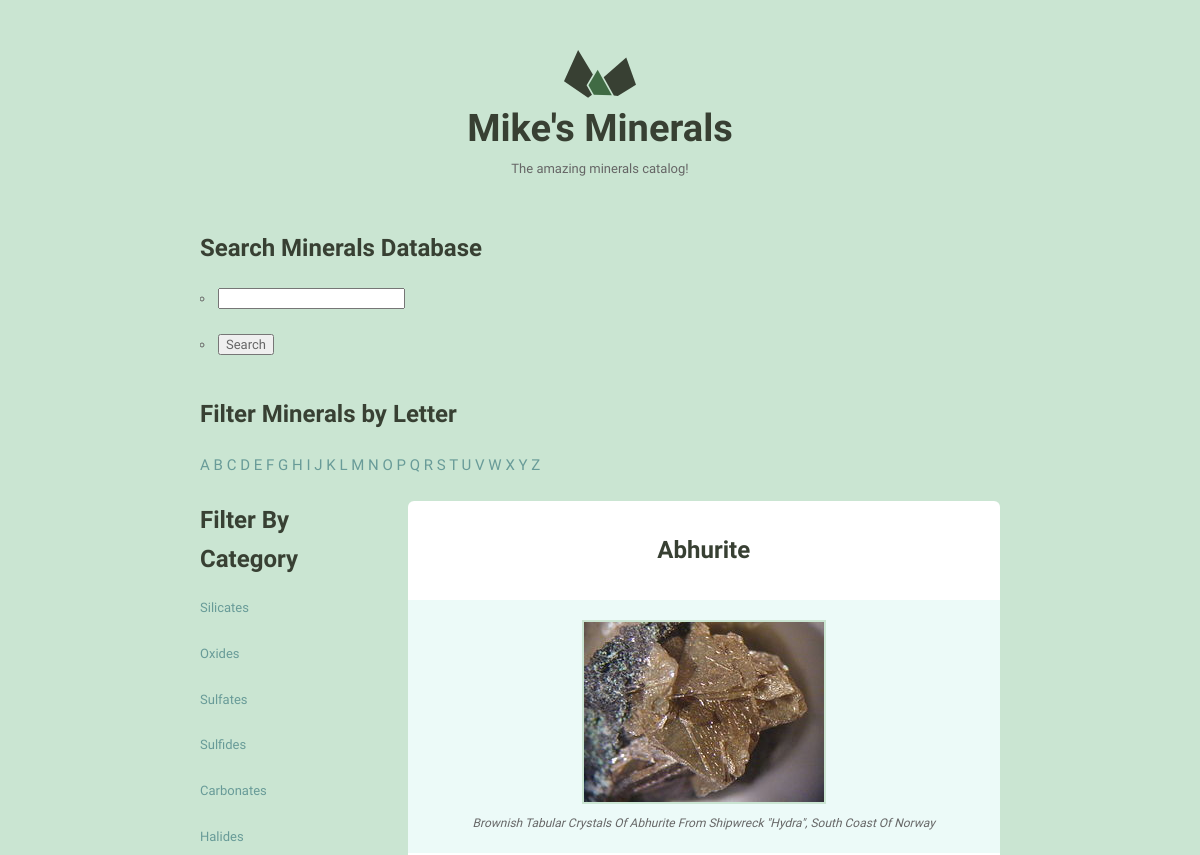
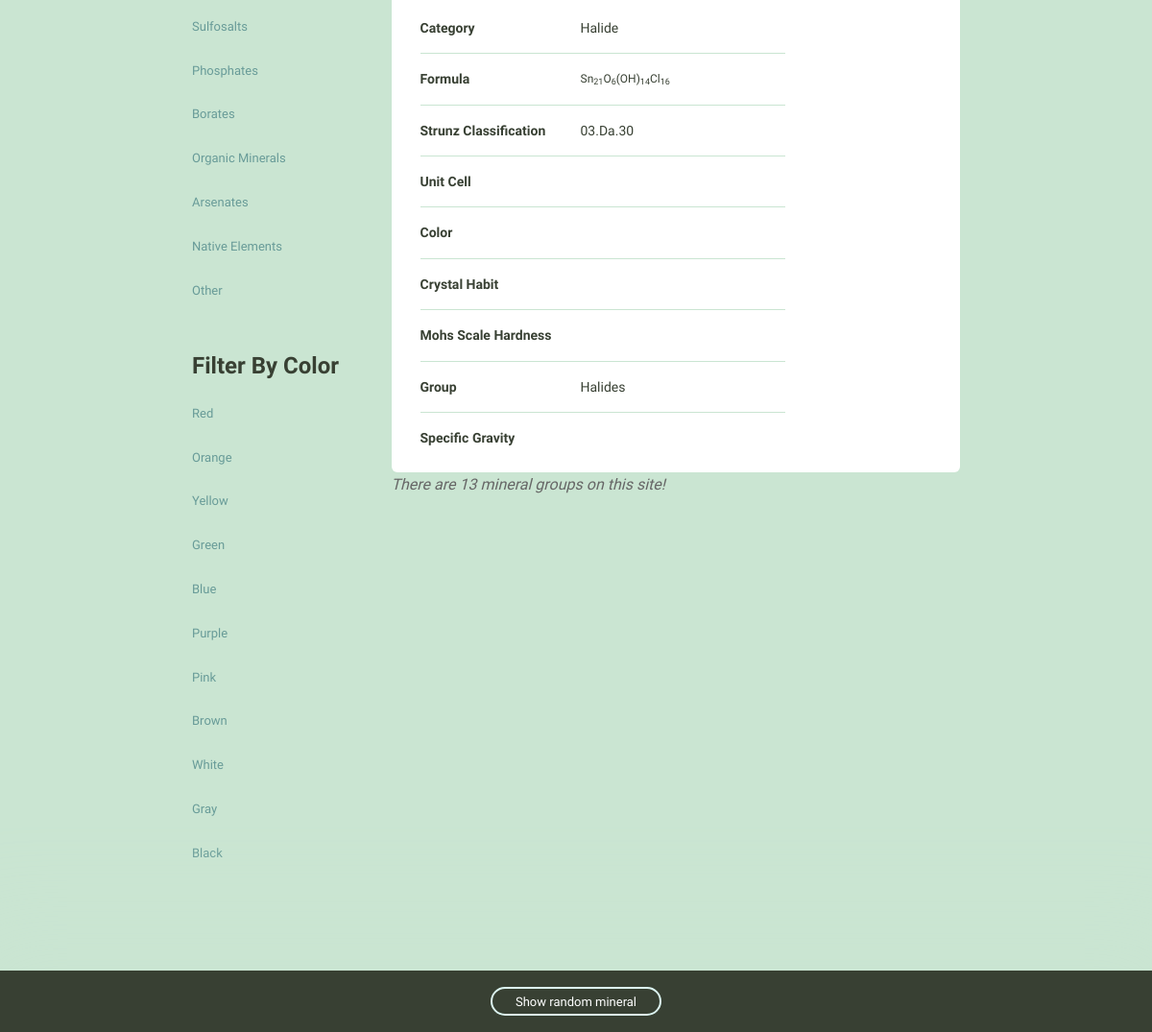
The page /minerals/3/ on the database its author committed (2 pictures, top to bottom).
### minerals/models.py (models this page shows, shortened)
class Mineral(models.Model):
    name = models.CharField(max_length=100, unique=True)
    image_filename = models.CharField(max_length=255)
    image_caption = models.CharField(max_length=255)
    category = models.CharField(max_length=255)
    formula = models.CharField(max_length=255)
    strunz_classification = models.CharField(max_length=255)
    crystal_system = models.CharField(max_length=255)
    unit_cell = models.CharField(max_length=255)
    color = models.CharField(max_length=255)
    crystal_symmetry = models.CharField(max_length=255)
    cleavage = models.CharField(max_length=255)
    mohs_scale_hardness = models.CharField(max_length=255)
    luster = models.CharField(max_length=255)
    streak = models.CharField(max_length=255)
    diaphaneity = models.CharField(max_length=255)
    optical_properties = models.CharField(max_length=255)
    refractive_index = models.CharField(max_length=755)
    crystal_habit = models.CharField(max_length=255)
    specific_gravity = models.CharField(max_length=255)
    group = models.CharField(max_length=255)
    class Meta:
        ordering = ['name', ]

### minerals/views.py (the view)
# urls.py: re_path(r'(?P<pk>\d+)/$', views.mineral_detail, name='detail')
def mineral_detail(request, pk):
    mineral = get_object_or_404(Mineral, pk=pk)
    random_mineral = random.choice(Mineral.objects.all())
    return render(
        request,
        'minerals/mineral_detail.html',
        {'mineral': mineral, 'random_mineral': random_mineral}
        )

### minerals/templatetags/mineral_extras.py (called while the page is built)
@register.inclusion_tag('minerals/mineral_group_nav.html')
def nav_group_list():
    groups = []
    minerals = Mineral.objects.all()
    for mineral in minerals:
        if mineral.group not in groups:
            groups.append(mineral.group)
    group_count = int(len(groups))
    return {'group_count':group_count}

@register.inclusion_tag('minerals/group_nav.html')
def nav_mineral_groups():
    groups = ["Silicates", "Oxides", "Sulfates", "Sulfides", "Carbonates", "Halides", "Sulfosalts", "Phosphates",
              "Borates", "Organic Minerals", "Arsenates", "Native Elements", "Other"]
    return {'groups': groups}

@register.inclusion_tag('minerals/color_nav.html')
def nav_mineral_colors():
    colors = ['Red', 'Orange', 'Yellow', 'Green', 'Blue', 'Purple', 'Pink', 'Brown', 'White', 'Gray', 'Black']
    return {'colors': colors}

### minerals/templates/minerals/mineral_detail.html (shortened to what this page needs)
{% extends 'layout.html' %}
{% load static %}
{% block content %}
    <div class="grid-100 mineral__container">
      <h1 class="mineral__name">{{ mineral.name|title }}</h1>
      <div class="mineral__image-bg">
        <img class="mineral__image" src="{% static 'images' %}/{{ mineral.name }}.jpg" alt="{{ mineral.name|title }}">
        <p class="mineral__caption">{{ mineral.image_caption|title }}</p>
      </div>
<div class="mineral__table-container">
        <table class="mineral__table">
          <tr>
            <td class="mineral__category">Category</td>
            <td>{{ mineral.category|title }}</td>
          </tr>
          <tr>
            <td class="mineral__category">Formula</td>
            <td class="mineral__formula">{{ mineral.formula|safe }}</td>
          </tr>
          <tr>
            <td class="mineral__category">Strunz Classification</td>
            <td>{{ mineral.strunz_classification|title }}</td>
          </tr>
          <tr>
            <td class="mineral__category">Unit Cell</td>
            <td>{{ mineral.unit_cell }}</td>
          </tr>
          <tr>
            <td class="mineral__category">Color</td>
            <td>{{ mineral.color|title }}</td>
          </tr>
          <tr>
            <td class="mineral__category">Crystal Habit</td>
            <td>{{ mineral.crystal_habit|title }}</td>
          </tr>
          <tr>
            <td class="mineral__category">Mohs Scale Hardness</td>
            <td>{{ mineral.mohs_scale_hardness }}</td>
          </tr>
            <tr>
            <td class="mineral__category">Group</td>
            <td>{{ mineral.group|title }}</td>
          </tr>
            <tr>
            <td class="mineral__category">Specific Gravity</td>
            <td>{{ mineral.specific_gravity|title }}</td>
          </tr>
        </table>
      </div>
    </div>
{% endblock %}
{% block random %}
     <div class="minerals__random">
    <a class="minerals__anchor" href="{% url 'minerals:detail' pk=random_mineral.pk  %}">Show random mineral</a>
  </div>
{% endblock %}

### assets/css/global.css (style rules this page uses)
h1 { font-size: 2em; margin: 0.67em 0; }
sub { font-size: 75%; line-height: 0; position: relative; vertical-align: baseline; bottom: -0.25em; }
img { border: 0; }
table { border-collapse: collapse; border-spacing: 0; }
td, th { padding: 0; }
.grid, .grid-5, .grid-10, .grid-15, .grid-20, .grid-25, .grid-30, .grid-33, .grid-35, .grid-40, .grid-45, .grid-50, .grid-55, .grid-60, .grid-65, .grid-66, .grid-70, .grid-75, .grid-80, .grid-90, .grid-95, .grid-100 { float: left; box-sizing: border-box; position: relative; }
.grid-100 { width: 100%; padding: 0 15px; }
h1, h2, h3, h4, h5, h6 { margin-top: 0; margin-bottom: 2rem; font-weight: bold; font-family: "Work Sans", sans-serif; color: #384033; }
h1 { font-size: 3.8rem; }
@media (min-width: 550px) { h1 { font-size: 3.8rem; } }
p { margin-top: 0; font-size: 1.6rem; }
th, td { padding: 15px; text-align: left; border-bottom: 1px solid #e1e1e1; }
th:first-child, td:first-child { padding-left: 0; }
th:last-child, td:last-child { padding-right: 0; }
table, p, ul { margin-bottom: 2.5rem; }
.minerals__anchor { border: solid 2px #DCF5F2; border-radius: 100px; color: #384033; display: block; font-size: 13px; text-align: center; padding: 8px 0 7px 0; width: 100%; transition: background-color 200ms ease-in-out, font-weight 200ms ease-in-out, color 200ms ease-in-out; }
.minerals__random { background-color: #384033; box-shadow: 0 0 100px 50px #CAE5D2; color: #fff; padding: 20px 0 20px 0; position: fixed; bottom: 0; text-align: center; width: 100%; }
.minerals__random .minerals__anchor { display: inline; color: #fff; padding: 6px 24px 5px 24px; }
.mineral__container { background-color: #fff; border-radius: 6px; list-style: none; padding: 0; text-align: center; }
.mineral__name { display: block; width: 100%; margin: 0; font-size: 24px; padding: 30px 0 30px 0; }
.mineral__image { display: block; margin: 0 auto; border: solid 2px #CAE5D2; }
.mineral__image-bg { background-color: #ecfaf8; padding: 20px 0; }
.mineral__caption { font-size: 12px; font-style: italic; padding: 10px 0 0 0; margin: 0; }
.mineral__table { font-size: 14px; color: #384033; }
.mineral__table td { border-color: #CAE5D2; }
.mineral__table tr:last-of-type td { border-bottom: none; padding-bottom: 0; }
.mineral__table-container { padding: 5px 30px 0; }
.mineral__category { font-weight: bold; width: 40%; }
.mineral__formula { font-size: 12px; }

### rows shown on the page
Mineral: name "Abhurite", name (picture), image_caption "Brownish Tabular Crystals Of Abhurite From Shipwreck \"Hydra\", South Coast Of Norway", category "Halide", formula "Sn 21 O 6 (OH) 14 Cl 16", strunz_classification "03.Da.30", group "Halides"

### other values the page prints
{{ letter }} "A" "B" "C" "D" "E" "F" "G" "H" "I" "J" "K" "L" "M" "N" "O" "P" "Q" "R" "S" "T" "U" "V" "W" "X" "Y" "Z"
{{ group }} "Silicates" "Oxides" "Sulfates" "Sulfides" "Carbonates" "Halides" "Sulfosalts" "Phosphates" "Borates" "Organic Minerals" "Arsenates" "Native Elements" "Other"
{{ color }} "Red" "Orange" "Yellow" "Green" "Blue" "Purple" "Pink" "Brown" "White" "Gray" "Black"
{{ group_count }} "13"
